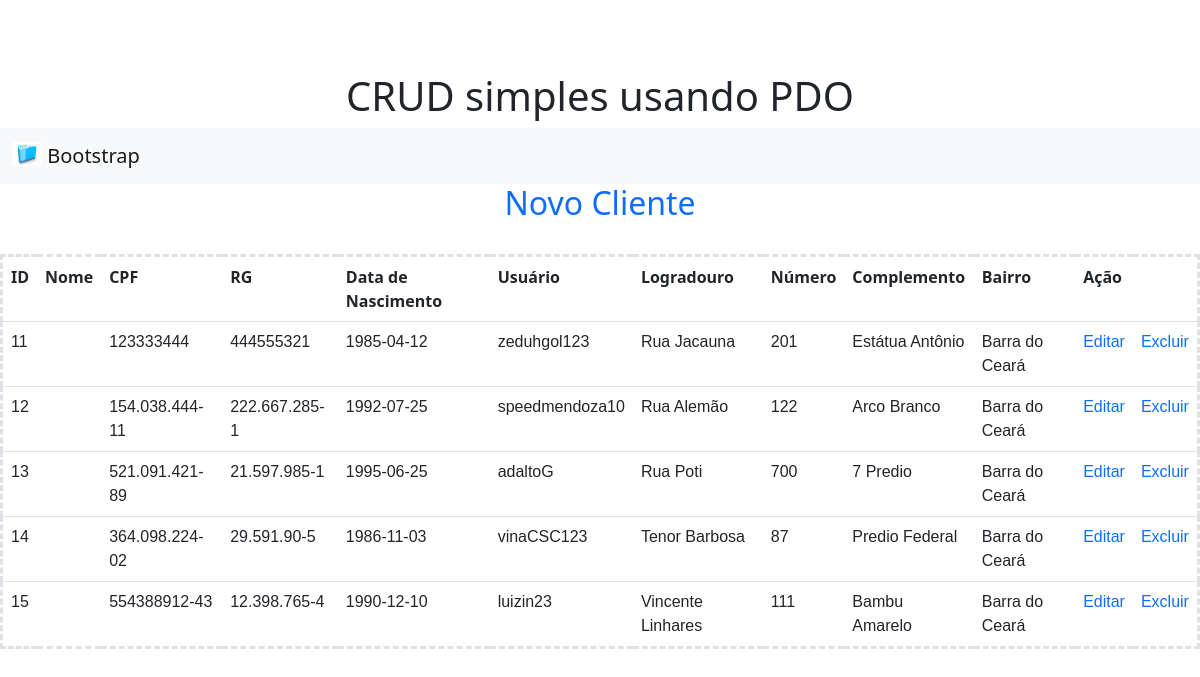
The app's page /cliente/registro.php with its own data.
### tables this page shows
CREATE TABLE `cliente` (
  `id` int(5) NOT NULL,
  `nome` varchar(50) NOT NULL,
  `cpf` varchar(20) NOT NULL,
  `rg` varchar(20) NOT NULL,
  `data_nascimento` date NOT NULL,
  `usuario` varchar(50) NOT NULL,
  `logradouro` varchar(50) NOT NULL,
  `numero` varchar(50) NOT NULL,
  `complemento` varchar(50) NOT NULL,
  `bairro` varchar(50) NOT NULL,
  `cidade_fk` int(4) DEFAULT NULL
);

### cliente/registro.php (the view, shortened to what this page needs)
<?php
require_once('config.php');
try{
    $stmte = $pdo->query("SELECT * FROM cliente");
    $executa = $stmte->execute();
?>
<!DOCTYPE html>
<html lang="pt-br">
	<head>
      <link href="https://cdn.jsdelivr.net/npm/bootstrap@5.0.2/dist/css/bootstrap.min.css" rel="stylesheet">
      <link href="css/estilo_index.css" rel="stylesheet">
      <link href="css/bootstrap.min.css" rel="stylesheet">
      </head>
<body class="">
<br>
<br>
<br>
<h1 align="center">CRUD simples usando PDO</h1>
<nav class="navbar navbar-light bg-light">
  <div class="container-fluid">
    <a class="navbar-brand">
      <img alt="" width="30" height="24" class="d-inline-block align-text-top">
      Bootstrap
    </a>
  </div>
</nav>
<h2 align="center" >  <a href="add_cliente.php" class="a"> Novo Cliente  </a> </h2>
<br>
    <table class="table" >
    <tr>
		<td><b>ID</td>
		<td><b>Nome</td>
        <td><b>CPF</td>
        <td><b>RG</td>
        <td><b>Data de Nascimento</td>
        <td><b>Usuário</td>
        <td><b>Logradouro</td>
        <td><b>Número</td>
        <td><b>Complemento</td>
        <td><b>Bairro</td>
		<td colspan="2" align="center"><b>Ação</td>
	</tr>
</body>
<?php
    if($executa){
        while($reg = $stmte->fetch(PDO::FETCH_OBJ)){
?>
    <tr class="conteudo">
      <td><?=$reg->id?></td>
      <td><?=$reg->nome_completo?></td>
      <td><?=$reg->cpf?></td>
      <td><?=$reg->rg?></td>
      <td><?=$reg->data_nascimento?></td>
      <td><?=$reg->usuario?></td>
      <td><?=$reg->logradouro?></td>
      <td><?=$reg->numero?></td>
      <td><?=$reg->complemento?></td>
        <td><?=$reg->bairro?></td>
  <td> <a class="ç" href="editar_cliente.php?id=<?=$reg->id?>"> Editar  </a> </td>
  <td> <a class="ç" href="apagar_cliente.php?id=<?=$reg->id?>"> Excluir </a> </td>
  </tr>
<?php
       }
    }else{
           echo 'Erro ao inserir os dados.';
    }
}catch(PDOException $e){
      echo $e->getMessage();
}
?>
</body>
</html>

### cliente/css/estilo_index.css (style rules this page uses)
* body { font-family: 'Mukta', sans-serif; font-size: 17px; padding: 0px; margin: 0px; }
.conteudo { width: 500px; padding: 30px; text-align: left; font-family: 'Chakra Petch', sans-serif; }
h1 { text-align: center; }
h2 { text-align: center; }
table { text-align: center; border-collapse: collapse; width: 100%; border-style: dashed; border-color: darkcyan; }
a { text-decoration: none; text-align: center; }
.ç { text-decoration: none; text-align: center; }
td { text-align: left; text-decoration: none; }
tr { text-align: center; }

### cliente/registro.php (style rules this page uses)
a { text-decoration: none; text-align: center; }
.ç { text-decoration: none; text-align: center; }

### records on screen
cliente: id "11", cpf "123333444", rg "444555321", data_nascimento "1985-04-12", usuario "zeduhgol123", logradouro "Rua Jacauna", numero "201", complemento "Estátua Antônio", bairro "Barra do Ceará"
cliente: id "12", cpf "154.038.444-11", rg "222.667.285-1", data_nascimento "1992-07-25", usuario "speedmendoza10", logradouro "Rua Alemão", numero "122", complemento "Arco Branco", bairro "Barra do Ceará"
cliente: id "13", cpf "521.091.421-89", rg "21.597.985-1", data_nascimento "1995-06-25", usuario "adaltoG", logradouro "Rua Poti", numero "700", complemento "7 Predio", bairro "Barra do Ceará"
cliente: id "14", cpf "364.098.224-02", rg "29.591.90-5", data_nascimento "1986-11-03", usuario "vinaCSC123", logradouro "Tenor Barbosa", numero "87", complemento "Predio Federal", bairro "Barra do Ceará"
cliente: id "15", cpf "554388912-43", rg "12.398.765-4", data_nascimento "1990-12-10", usuario "luizin23", logradouro "Vincente Linhares", numero "111", complemento "Bambu Amarelo", bairro "Barra do Ceará"
